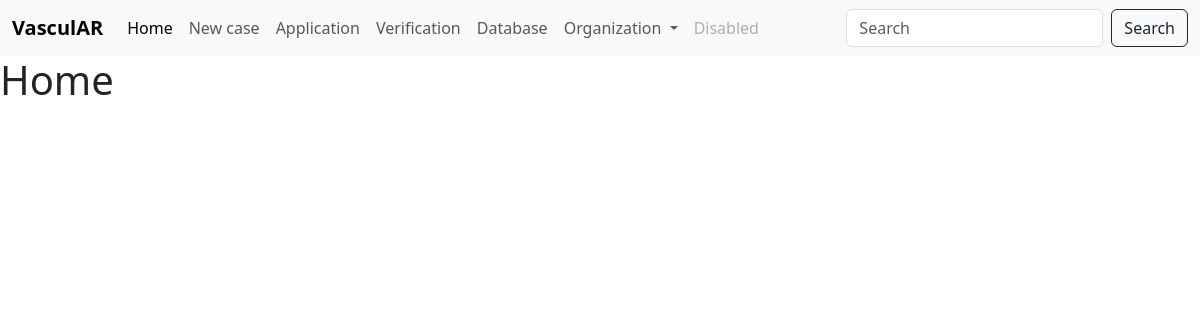
The app's page /, older data.
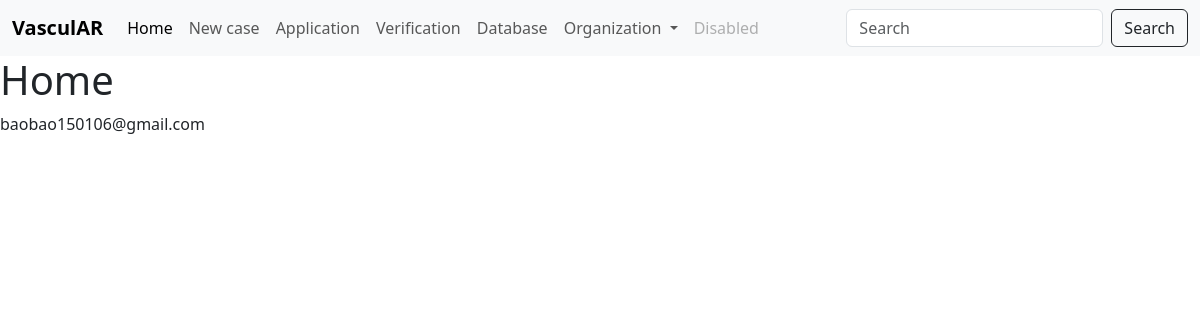
The same page, newer data.
### app.py (models this page shows, shortened)
class Organizations(db.Model, UserMixin):
    id = db.Column(db.Integer, primary_key=True)
    name = db.Column(db.String(200), nullable=False)
    email =  db.Column(db.String(120), nullable=False, unique=True)
    phone = db.Column(db.String(120), nullable=False)
    administrator = db.Column(db.String(120), nullable=False)
    administrator_contact = db.Column(db.String(120), nullable=False)
    verify_code = db.Column(db.String(120), nullable=False)
    password_hash = db.Column(db.String(200))
    patients = db.relationship('Patients', backref='org')
    @property
    def password():
        raise AttributeError('password is not a readable attribute')
    date_added = db.Column(db.DateTime, default=datetime.utcnow)

### app.py (the view)
@app.route("/")
def home():
    all_orgs = Organizations.query.order_by(Organizations.date_added)
    return render_template("home.html", all_orgs=all_orgs)

### templates/home.html (shortened to what this page needs)
<!DOCTYPE html>
<html lang="en">
<head>
</head>
<body>
    {% include 'navbar.html' %}
    <h1>Home</h1>
    {% for org  in all_orgs  %}
        <div>{{org.email}}</div>
    {% endfor %}
</body>
</html>

### templates/navbar.html (shortened to what this page needs)
<link href="https://cdn.jsdelivr.net/npm/bootstrap@5.3.1/dist/css/bootstrap.min.css" rel="stylesheet">
<nav class="navbar navbar-expand-lg bg-body-tertiary">
    <div class="container-fluid">
      <a class="navbar-brand" href="#"><strong>VasculAR</strong></a>
      <div class="collapse navbar-collapse" id="navbarSupportedContent">
        <ul class="navbar-nav me-auto mb-2 mb-lg-0">
          <li class="nav-item">
            <a class="nav-link active" aria-current="page" href="{{url_for('home')}}">Home</a>
          </li>
          <li class="nav-item">
            <a class="nav-link" href="#">New case</a>
          </li>
          <li class="nav-item">
            <a class="nav-link" href="{{ url_for('twoDseg')}}">Application</a>
          </li>
          <li class="nav-item">
            <a class="nav-link" href="#">Verification</a>
          </li>
          <li class="nav-item">
            <a class="nav-link" href="#">Database</a>
          </li>
          <li class="nav-item dropdown">
            <a class="nav-link dropdown-toggle" href="#" role="button" data-bs-toggle="dropdown" aria-expanded="false">
              Organization
            </a>
          </li>
          <li class="nav-item">
            <a class="nav-link disabled" aria-disabled="true">Disabled</a>
          </li>
        </ul>
        <form class="d-flex" role="search">
          <input class="form-control me-2" type="search" placeholder="Search" aria-label="Search">
          <button class="btn btn-outline-dark" type="submit">Search</button>
        </form>
      </div>
    </div>
  </nav>

Row changes from the older to the newer data that the page shows:
added Organizations: email "baobao150106@gmail.com"
